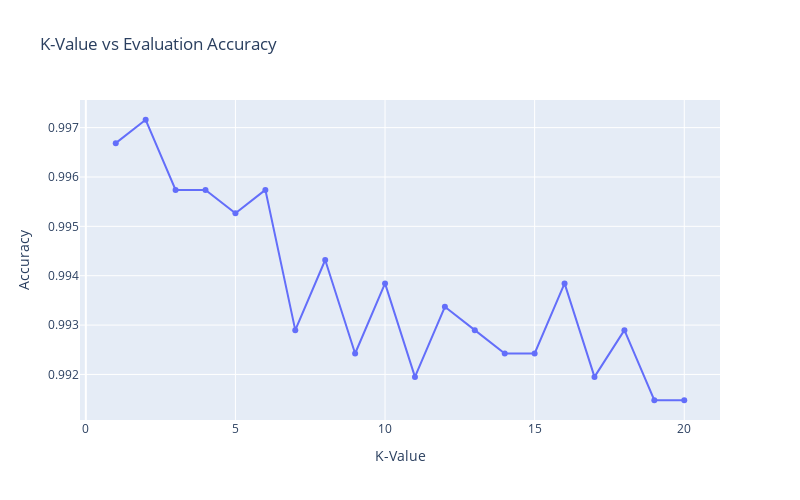

Here is the notebook cell this chart was saved with:
### Code cell
from sklearn.neighbors import KNeighborsClassifier
from sklearn.metrics import accuracy_score

k_range = range(1, 21)
accuracies = []

for k in k_range:
    knn = KNeighborsClassifier(n_neighbors=k)
    knn.fit(X_train_scaled, y_train)
    y_pred = knn.predict(X_eval_scaled)
    accuracy = accuracy_score(y_eval, y_pred)
    accuracies.append(accuracy)

# Plot using Plotly
import plotly.graph_objects as go

fig = go.Figure()
fig.add_trace(go.Scatter(x=list(k_range), y=accuracies, mode='lines+markers', name='Accuracy'))

fig.update_layout(
    title='K-Value vs Evaluation Accuracy',
    xaxis=dict(title='K-Value'),
    yaxis=dict(title='Accuracy'),
    width=800,
    height=500
)
fig.show()

### Figure 1 — Plotly figure (JSON) as saved in the notebook; plotly's stock layout.template omitted (floating-point values rounded to 4 significant figures)
{"data": [{"mode": "lines+markers", "name": "Accuracy", "type": "scatter", "x": [1, 2, 3, 4, 5, 6, 7, 8, 9, 10, 11, 12, 13, 14, 15, 16, 17, 18, 19, 20], "y": [0.9967, 0.9972, 0.9957, 0.9957, 0.9953, 0.9957, 0.9929, 0.9943, 0.9924, 0.9938, 0.992, 0.9934, 0.9929, 0.9924, 0.9924, 0.9938, 0.992, 0.9929, 0.9915, 0.9915]}], "layout": {"height": 500, "title": {"text": "K-Value vs Evaluation Accuracy"}, "width": 800, "xaxis": {"title": {"text": "K-Value"}}, "yaxis": {"title": {"text": "Accuracy"}}}}
